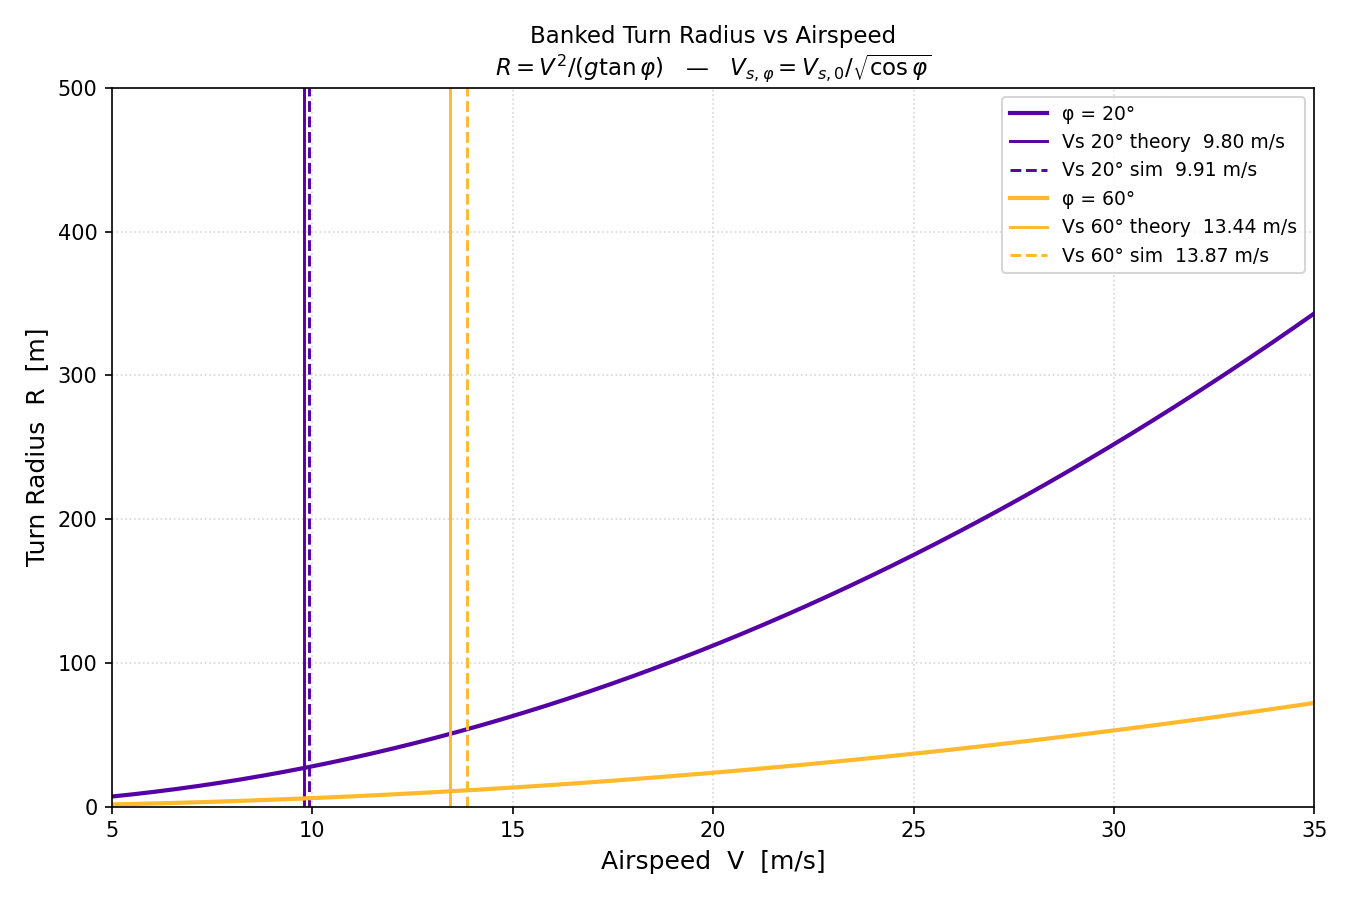

The Python source for this figure:
import numpy as np
import pandas as pd
import matplotlib.pyplot as plt

# ── inputs ────────────────────────────────────────────────────────────────────
V_stall_level = 9.5          # level-flight stall speed [m/s]
bank_angles   = [20, 60]     # bank angles to plot [deg]
V_min         = 5.0          # min airspeed for x-axis [m/s]
V_max         = 35.0         # max airspeed for x-axis [m/s]
g             = 9.81         # m/s²

# ── validation files ──────────────────────────────────────────────────────────
val_files = {
    20: r'bank_radius\bankStall_20.txt',
    60: r'bank_radius\bankStall_60.txt',
}
col_order = {
    20: ['time', 'airspeed', 'pos_z', 'altitude', 'fy'],
    60: ['time', 'fy',       'pos_z', 'altitude', 'airspeed'],
}

def load_stall(phi_deg):
    df = pd.read_csv(val_files[phi_deg], sep='\t',
                     names=col_order[phi_deg], header=0)
    peak_idx    = df['altitude'].idxmax()
    V_stall_meas = df.loc[peak_idx, 'airspeed']
    return df, peak_idx, V_stall_meas

colors    = plt.cm.plasma(np.linspace(0.15, 0.85, len(bank_angles)))
color_map = dict(zip(bank_angles, colors))
V         = np.linspace(V_min, V_max, 500)

# ══ Figure 1: bank radius (standalone) ═══════════════════════════════════════
fig1, ax1 = plt.subplots(figsize=(9, 6))

for phi_deg in bank_angles:
    color = color_map[phi_deg]
    phi   = np.radians(phi_deg)

    R        = V**2 / (g * np.tan(phi))
    V_s_th   = V_stall_level / np.sqrt(np.cos(phi))   # theory
    _, _, V_s_sim = load_stall(phi_deg)                # simulation

    ax1.plot(V, R, color=color, linewidth=2, label=f'φ = {phi_deg}°')

    # theory stall: solid vertical
    ax1.axvline(V_s_th,  color=color, linewidth=1.4, linestyle='-',
                label=f'Vs {phi_deg}° theory  {V_s_th:.2f} m/s')
    # sim stall: dashed vertical
    ax1.axvline(V_s_sim, color=color, linewidth=1.4, linestyle='--',
                label=f'Vs {phi_deg}° sim  {V_s_sim:.2f} m/s')

ax1.set_xlabel('Airspeed  V  [m/s]', fontsize=12)
ax1.set_ylabel('Turn Radius  R  [m]', fontsize=12)
ax1.set_title('Banked Turn Radius vs Airspeed\n'
              r'$R = V^2/(g\tan\varphi)$   —   '
              r'$V_{s,\varphi} = V_{s,0}/\sqrt{\cos\varphi}$',
              fontsize=11)
ax1.set_xlim(V_min, V_max)
ax1.set_ylim(0, 500)
ax1.grid(True, linestyle=':', alpha=0.5)
ax1.legend(fontsize=9, loc='upper right')
fig1.tight_layout()
fig1.savefig('bank_radius/bank_radius.png', dpi=150)

# ══ Figure 2: altitude vs time validation (2 panels) ═════════════════════════
fig2, axes = plt.subplots(1, 2, figsize=(12, 5))

for ax_b, phi_deg in zip(axes, bank_angles):
    color = color_map[phi_deg]
    df, peak_idx, V_s_sim = load_stall(phi_deg)

    phi    = np.radians(phi_deg)
    V_s_th = V_stall_level / np.sqrt(np.cos(phi))
    t_stall = df.loc[peak_idx, 'time']

    t_start = max(0, t_stall - 20)
    t_end   = t_stall + 30
    window  = df[(df['time'] >= t_start) & (df['time'] <= t_end)]

    ax_b.plot(window['time'], window['altitude'], color=color, linewidth=1.8)

    # single vertical line at the measured stall event
    ax_b.axvline(t_stall, color='k', linewidth=1.4, linestyle='--',
                 label=f'Stall event\n'
                       f'Theory  Vs = {V_s_th:.2f} m/s\n'
                       f'Sim       Vs = {V_s_sim:.2f} m/s')

    ax_b.set_xlabel('Time  [s]', fontsize=11)
    ax_b.set_ylabel('Altitude  [m]', fontsize=11)
    ax_b.set_title(f'φ = {phi_deg}°  —  Altitude drop at stall', fontsize=11)
    ax_b.grid(True, linestyle=':', alpha=0.5)
    ax_b.legend(fontsize=9)

fig2.tight_layout()
fig2.savefig('bank_radius/bank_radius_validation.png', dpi=150)

plt.show()
